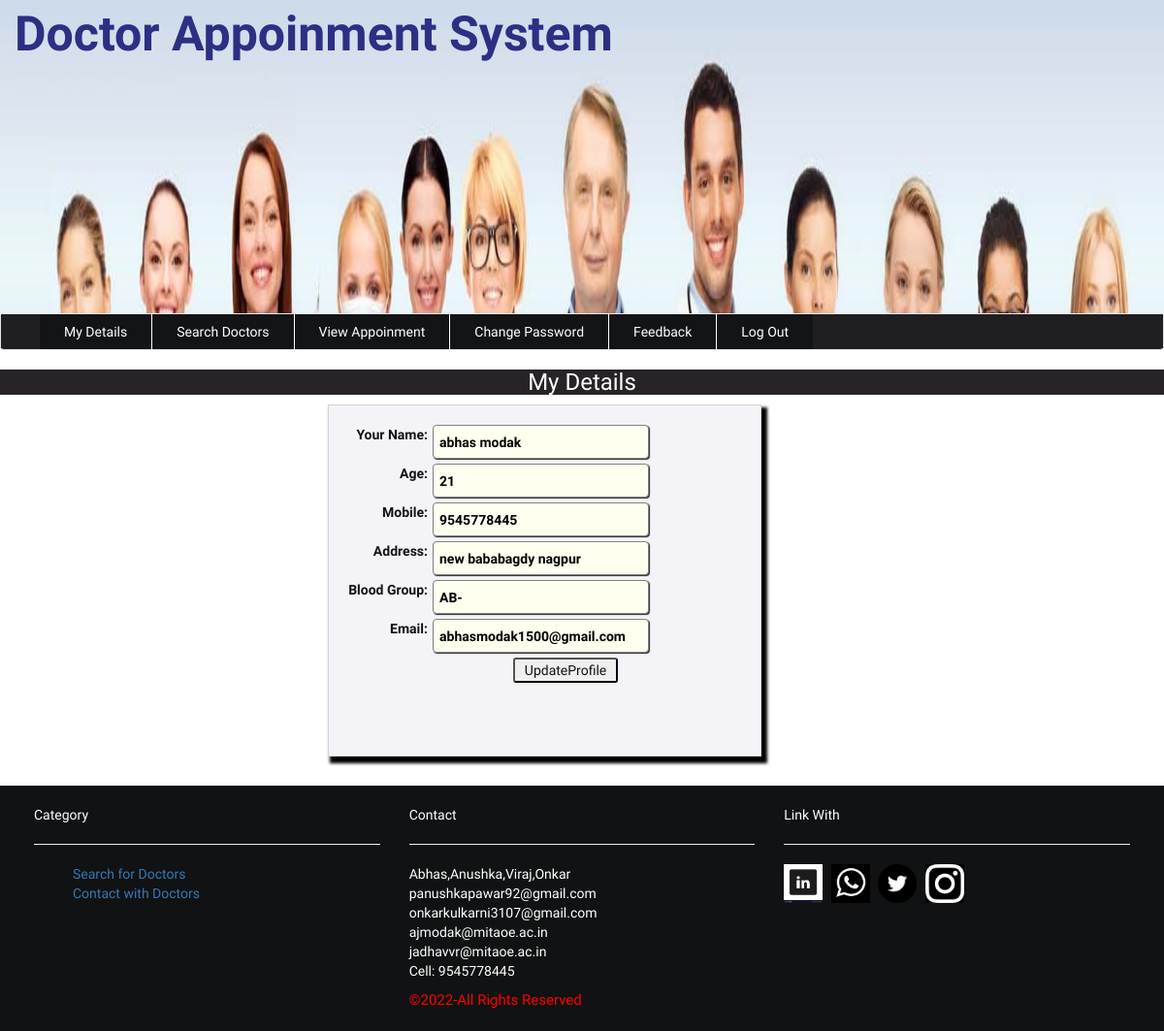
Screenshot of /patient/myDetails.php (signed in) with the database file from the repository.
### tables this page shows
CREATE TABLE `patient` (
  `id` int(11) NOT NULL,
  `name` varchar(22) NOT NULL,
  `age` varchar(22) NOT NULL,
  `contact` varchar(22) NOT NULL,
  `address` varchar(22) NOT NULL,
  `bgroup` varchar(22) NOT NULL,
  `email` varchar(111) NOT NULL,
  `password` varchar(22) NOT NULL
);

### patient/myDetails.php (the view, shortened to what this page needs)
<?php include('header.php'); ?>
<?php include('uptomenu.php'); ?>
				<?php
							include('../config.php');
							$sql="SELECT * FROM patient where email='" . $_SESSION["email"] . "'";
							$q=mysqli_query($conn,$sql);
							$data=mysqli_fetch_array($q);
							$name=$data[1];
							$age=$data[2];
							$contact=$data[3];
							$address=$data[4];
							$bgroup=$data[5];
							$email=$data[6];
				?>
<div class="login" style="background-color:#fff;">
		<h3 class="text-center" style="background-color:#272327;color: #fff;">My Details</h3>
			<div class="formstyle" style="float: right;padding:20px;border: 1px solid lightgrey;margin-right:415px; margin-bottom:30px;background-color:#f3f3f8;color:#141313;">
				<form action="" method="post" class="text-center form-group">
					<label>
						Your Name: <input type="text" name="name" value="<?php echo $name; ?>" placeholder="Full name" required>
					</label><br><br>
					<label>
						Age: <input type="number" name="age"  value="<?php echo $age; ?>" placeholder="age" required="required" pattern="[0-9]{2,2}" title="please enter only  numbers between 2 to 2 for age"/>
					</label><br><br>
					<label>
						Mobile: <input type="text" name="contact" value="<?php echo $contact; ?>" placeholder="contact no" required="required" pattern="[0-9]{10,11}" title="please enter only numbers between 10 to 11 for mobile no."/>
					</label><br><br>
 					<label>
						Address: <input type="text" name="address" value="<?php echo $address; ?>" placeholder="address" required>
					</label><br><br>
					<label>
						Blood Group: <input type="email" name="email" value="<?php echo $bgroup; ?>" placeholder="email" disabled>
					</label><br><br>
					<label>
						Email: <input type="email" name="email" value="<?php echo $email; ?>" placeholder="email" required>
					</label><br><br>
					<button name="submit" type="submit" style="margin-left:43px;width:108px;border-radius: 3px;">UpdateProfile</button> <br>
			</form> <br>
				<br>
	</div>
</div>
<br><br><br>
 <?php include('footer.php'); ?>
</body>
</html>

### patient/style.css (style rules this page uses)
body { padding: 5px auto; font-family: 'El Messiri', sans-serif; background:url(../img/bg3.jpg) fixed no-repeat; background-size:cover; }
input[type="text"],input[type="email"],input[type="password"],input[type="number"],input[type="date"],select,option { text-align: initial; width:223px; box-shadow:1px 1px 1px #2d2a2a; height:35px; line-height: normal; line-break: inherit; background-color: ivory; color: black; align-self: normal; margin-left: 5px; border:1px solid grey; border-radius: 4px; padding:4px 6px; float: right; margin-right: 95px; }
label { cursor: pointer; float: right; }
.formstyle { box-shadow: 4px 5px 3px 2px black; }

### rows the page displays
patient: name "abhas modak", age "21", contact "9545778445", address "new bababagdy nagpur", email "AB-", email "abhasmodak1500@gmail.com"
